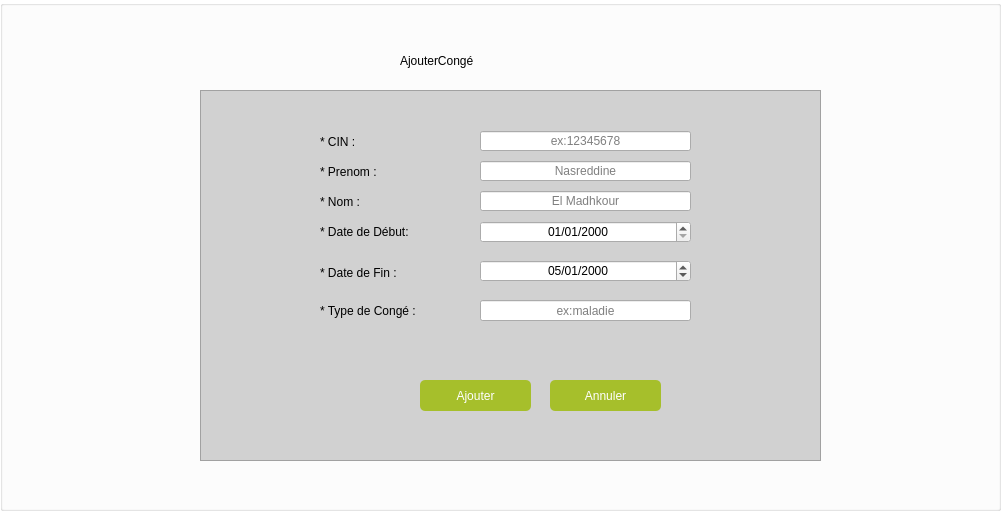
    <widget class="QGroupBox" name="groupBox_Conge">
     <property name="geometry">
      <rect>
       <x>260</x>
       <y>0</y>
       <width>1001</width>
       <height>511</height>
      </rect>
     </property>
     <property name="styleSheet">
      <string notr="true">QPushButton
{
background : rgb(166, 191, 43);
color : white ;
border-radius:5px;
}
QPushButton:hover
{
background:	rgb(255, 232, 103);
border-radius:10px;
}


QGroupBox
{

background :qlineargradient(spread:pad, x1:0, y1:0, x2:1, y2:1, stop:0 rgba(255, 255, 255, 255), stop:1 rgba(255, 255, 255, 255))
;



}</string>
     </property>
     <property name="title">
      <string/>
     </property>
     <property name="alignment">
      <set>Qt::AlignCenter</set>
     </property>
     <widget class="QFrame" name="frame_2">
      <property name="geometry">
       <rect>
        <x>200</x>
        <y>90</y>
        <width>621</width>
        <height>371</height>
       </rect>
      </property>
      <property name="styleSheet">
       <string notr="true">QFrame
{
background: rgb(209, 209, 209);
border-raduis:50px;
}</string>
      </property>
      <property name="frameShape">
       <enum>QFrame::StyledPanel</enum>
      </property>
      <property name="frameShadow">
       <enum>QFrame::Raised</enum>
      </property>
      <widget class="QLabel" name="label_11">
       <property name="geometry">
        <rect>
         <x>120</x>
         <y>101</y>
         <width>151</width>
         <height>21</height>
        </rect>
       </property>
       <property name="text">
        <string>* Nom :</string>
       </property>
       <property name="alignment">
        <set>Qt::AlignLeading|Qt::AlignLeft|Qt::AlignVCenter</set>
       </property>
      </widget>
      <widget class="QLabel" name="label_12">
       <property name="geometry">
        <rect>
         <x>120</x>
         <y>71</y>
         <width>151</width>
         <height>21</height>
        </rect>
       </property>
       <property name="text">
        <string>* Prenom :</string>
       </property>
       <property name="alignment">
        <set>Qt::AlignLeading|Qt::AlignLeft|Qt::AlignVCenter</set>
       </property>
      </widget>
      <widget class="QLabel" name="label_13">
       <property name="geometry">
        <rect>
         <x>120</x>
         <y>131</y>
         <width>151</width>
         <height>21</height>
        </rect>
       </property>
       <property name="text">
        <string>* Date de Début:</string>
       </property>
       <property name="alignment">
        <set>Qt::AlignLeading|Qt::AlignLeft|Qt::AlignVCenter</set>
       </property>
      </widget>
      <widget class="QPushButton" name="pushButton_7">
       <property name="geometry">
        <rect>
         <x>350</x>
         <y>290</y>
         <width>111</width>
         <height>31</height>
        </rect>
       </property>
       <property name="text">
        <string>Annuler</string>
       </property>
      </widget>
      <widget class="QLabel" name="label_14">
       <property name="geometry">
        <rect>
         <x>120</x>
         <y>210</y>
         <width>131</width>
         <height>21</height>
        </rect>
       </property>
       <property name="text">
        <string>* Type de Congé :</string>
       </property>
       <property name="alignment">
        <set>Qt::AlignLeading|Qt::AlignLeft|Qt::AlignVCenter</set>
       </property>
      </widget>
      <widget class="QLineEdit" name="lineEdit_9">
       <property name="geometry">
        <rect>
         <x>280</x>
         <y>101</y>
         <width>211</width>
         <height>20</height>
        </rect>
       </property>
       <property name="alignment">
        <set>Qt::AlignCenter</set>
       </property>
       <property name="placeholderText">
        <string>El Madhkour</string>
       </property>
      </widget>
      <widget class="QLineEdit" name="lineEdit_10">
       <property name="geometry">
        <rect>
         <x>280</x>
         <y>41</y>
         <width>211</width>
         <height>20</height>
        </rect>
       </property>
       <property name="inputMask">
        <string/>
       </property>
       <property name="text">
        <string/>
       </property>
       <property name="alignment">
        <set>Qt::AlignCenter</set>
       </property>
       <property name="placeholderText">
        <string>ex:12345678</string>
       </property>
      </widget>
      <widget class="QDateEdit" name="dateEdit_2">
       <property name="geometry">
        <rect>
         <x>280</x>
         <y>131</y>
         <width>211</width>
         <height>22</height>
        </rect>
       </property>
       <property name="frame">
        <bool>true</bool>
       </property>
       <property name="alignment">
        <set>Qt::AlignCenter</set>
       </property>
       <property name="buttonSymbols">
        <enum>QAbstractSpinBox::UpDownArrows</enum>
       </property>
       <property name="correctionMode">
        <enum>QAbstractSpinBox::CorrectToPreviousValue</enum>
       </property>
       <property name="currentSection">
        <enum>QDateTimeEdit::DaySection</enum>
       </property>
       <property name="displayFormat">
        <string>dd/MM/yyyy</string>
       </property>
       <property name="calendarPopup">
        <bool>false</bool>
       </property>
      </widget>
      <widget class="QLineEdit" name="lineEdit_11">
       <property name="geometry">
        <rect>
         <x>280</x>
         <y>71</y>
         <width>211</width>
         <height>20</height>
        </rect>
       </property>
       <property name="alignment">
        <set>Qt::AlignCenter</set>
       </property>
       <property name="placeholderText">
        <string>Nasreddine</string>
       </property>
      </widget>
      <widget class="QLabel" name="label_16">
       <property name="geometry">
        <rect>
         <x>120</x>
         <y>41</y>
         <width>151</width>
         <height>21</height>
        </rect>
       </property>
       <property name="text">
        <string>* CIN :</string>
       </property>
       <property name="alignment">
        <set>Qt::AlignLeading|Qt::AlignLeft|Qt::AlignVCenter</set>
       </property>
      </widget>
      <widget class="QLabel" name="label_21">
       <property name="geometry">
        <rect>
         <x>120</x>
         <y>172</y>
         <width>131</width>
         <height>21</height>
        </rect>
       </property>
       <property name="text">
        <string>* Date de Fin :</string>
       </property>
       <property name="alignment">
        <set>Qt::AlignLeading|Qt::AlignLeft|Qt::AlignVCenter</set>
       </property>
      </widget>
      <widget class="QLineEdit" name="lineEdit_12">
       <property name="geometry">
        <rect>
         <x>280</x>
         <y>210</y>
         <width>211</width>
         <height>21</height>
        </rect>
       </property>
       <property name="alignment">
        <set>Qt::AlignCenter</set>
       </property>
       <property name="placeholderText">
        <string>ex:maladie</string>
       </property>
      </widget>
      <widget class="QPushButton" name="pushButton_8">
       <property name="geometry">
        <rect>
         <x>220</x>
         <y>290</y>
         <width>111</width>
         <height>31</height>
        </rect>
       </property>
       <property name="text">
        <string>Ajouter</string>
       </property>
      </widget>
      <widget class="QDateEdit" name="dateEdit_3">
       <property name="geometry">
        <rect>
         <x>280</x>
         <y>170</y>
         <width>211</width>
         <height>22</height>
        </rect>
       </property>
       <property name="frame">
        <bool>true</bool>
       </property>
       <property name="alignment">
        <set>Qt::AlignCenter</set>
       </property>
       <property name="buttonSymbols">
        <enum>QAbstractSpinBox::UpDownArrows</enum>
       </property>
       <property name="correctionMode">
        <enum>QAbstractSpinBox::CorrectToPreviousValue</enum>
       </property>
       <property name="dateTime">
        <datetime>
         <hour>0</hour>
         <minute>0</minute>
         <second>0</second>
         <year>2000</year>
         <month>1</month>
         <day>5</day>
        </datetime>
       </property>
       <property name="displayFormat">
        <string>dd/MM/yyyy</string>
       </property>
       <property name="calendarPopup">
        <bool>false</bool>
       </property>
      </widget>
     </widget>
     <widget class="QLabel" name="AjouterConge">
      <property name="geometry">
       <rect>
        <x>400</x>
        <y>10</y>
        <width>251</width>
        <height>101</height>
       </rect>
      </property>
      <property name="text">
       <string>AjouterCongé</string>
      </property>
     </widget>
    </widget>
